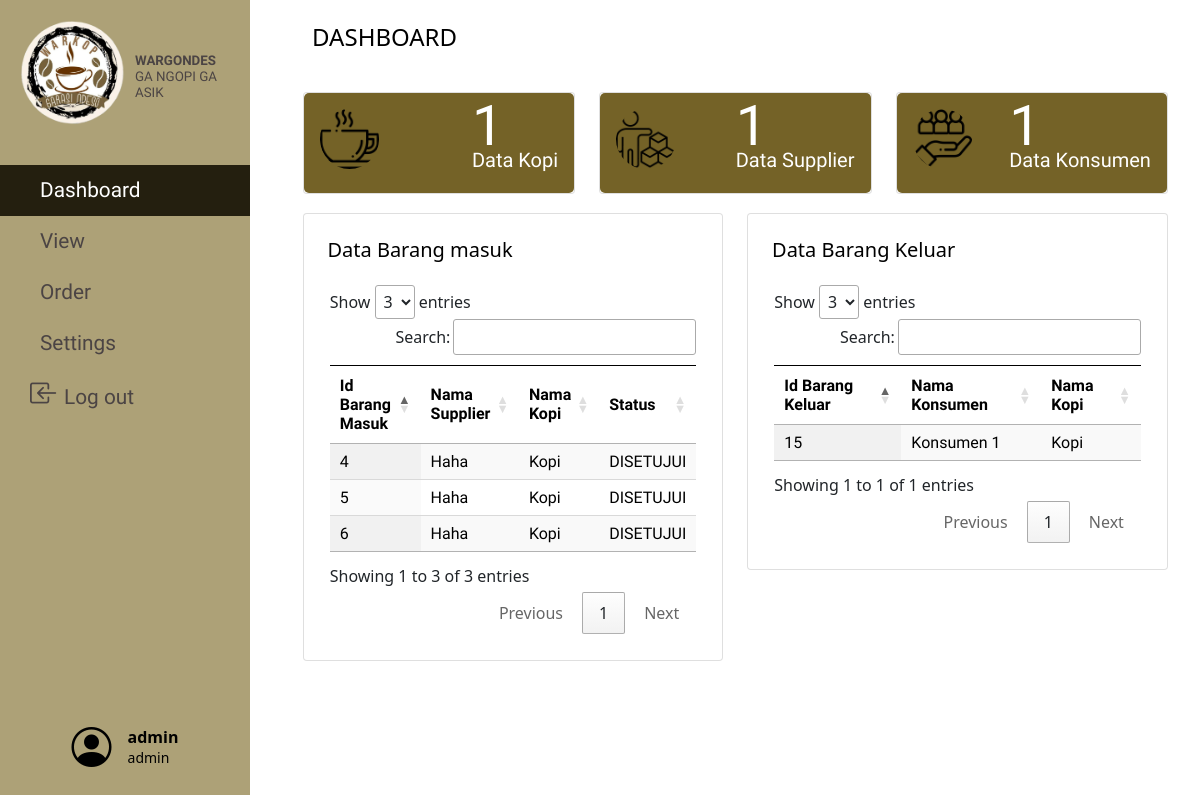
The page /php/dashboard.php (signed in) on the database its author committed.
### tables this page shows
CREATE TABLE
    `barangmasuk` (
        `id_barangmasuk` int(11) NOT NULL,
        `id_kopi` int(11) NOT NULL,
        `id_supplier` int(11),
        `tanggal_barangmasuk` datetime NOT NULL DEFAULT current_timestamp(),
        `qty` int(11) NOT NULL,
        `status` enum(
            'DIPROSES',
            'DISETUJUI',
            'DITOLAK',
            ''
        ) NOT NULL DEFAULT 'DIPROSES'
    );

CREATE TABLE
    `supplier` (
        `id_supplier` int(11) NOT NULL,
        `nama_supplier` varchar(25) NOT NULL,
        `alamat_supplier` varchar(25) NOT NULL,
        `no_hp` int(12) NOT NULL
    );

CREATE TABLE
    `kopi` (
        `id_kopi` int(11) NOT NULL,
        `id_kategori` int(11),
        `namakopi` varchar(25) NOT NULL,
        `deskripsi` varchar(25) NOT NULL,
        `stok` int(11) NOT NULL,
        `harga` bigint(100) NOT NULL
    );

CREATE TABLE
    `barangkeluar` (
        `id_barangkeluar` int(11) NOT NULL,
        `id_kopi` int(11) NOT NULL,
        `id_konsumen` int(11),
        `qty` int(11) NOT NULL,
        `tanggal_barangkeluar` datetime NOT NULL DEFAULT current_timestamp()
    );

CREATE TABLE
    `konsumen` (
        `id_konsumen` int(11) NOT NULL,
        `nama_konsumen` varchar(25) NOT NULL,
        `alamat_konsumen` varchar(25) NOT NULL
    );

### php/dashboard.php (the view, shortened to what this page needs)
<html>
<?php $page = 'dashboard';
include('../include/header.php'); ?>
<?php include('../include/navbar.php'); ?>
<?php include('../database/db.php'); ?>
<link href="../css/dashboard.css" rel="stylesheet" type="text/css" />
<body style="background:url('https://img.freepik.com/free-photo/right-corner-coffee-beans-with-copy-space_23-2148255026.jpg?w=826&t=st=1690722306~exp=1690722906~hmac=857df898b9099e272b7c4738dd9a2e88d4b1ef4aa3c55a6ebd3c8b798e20c916');background-repeat:no-repeat;
background-position: center center;background-size: cover;"">
	<div class="container">
		<div class="row dashboard" style="background: none;">
			<div class="col-sm-12 text-black font-weight-bold">DASHBOARD</div>
		</div>
		<div class="row analytics">
			<div class="col-sm-4">
				<div class="card-group">
					<div class="card">
						<div class="card-body">
							<img src="../img/kopi.png" class="col-sm-3" alt="" id="icon">
							<?php
							$sql = "SELECT * FROM kopi";
							if ($result = mysqli_query($conn, $sql)) {
								$rowcount = mysqli_num_rows($result);
							} ?>
							<p class="card-text"><?php echo "<span id='supplier'> $rowcount </span>"  . "<br>Data Kopi" ?></p>
						</div>
					</div>
				</div>
			</div>
			<div class="col-sm-4">
				<div class="card-group">
					<div class="card">
						<div class="card-body">
							<img src="../img/supplier2.png" class="col-sm-3" alt="" id="icon">
							<?php
							$sqll = "SELECT * FROM supplier";
							if ($Result = mysqli_query($conn, $sqll)) {
								$rowcounter = mysqli_num_rows($Result);
							}
							?>
							<p class="card-text"><?php echo "<span id='supplier'> $rowcounter </span>"  . "<br>Data Supplier" ?></p>
						</div>
					</div>
				</div>
			</div>
			<div class="col-sm-4">
				<div class="card-group">
					<div class="card">
						<div class="card-body">
							<img src="../img/konsumen.png" class="col-sm-3" alt="" id="icon">
							<?php
							$Sqll = "SELECT * FROM konsumen";
							if ($Resultt = mysqli_query($conn, $Sqll)) {
								$Rowcounter = mysqli_num_rows($Resultt);
							}
							?>
							<p class="card-text"><?php echo "<span id='supplier'> $Rowcounter </span>"  . "<br>Data Konsumen" ?></p>
						</div>
					</div>
				</div>
			</div>
		</div>
		<div class="row orders">
			<div class="col-sm-6">
				<div class="card-group">
					<div class="card">
						<div class="card-body">
							<h5 class="card-title orders">Data Barang masuk</h5>
							<table id="recent_clientorder" class="display">
								<thead>
									<tr>
										<th>Id Barang Masuk</th>
										<th>Nama Supplier</th>
										<th>Nama Kopi </th>
										<th>Status </th>
									</tr>
								</thead>
								<tbody>
									<?php
									$sql = "SELECT * FROM barangmasuk JOIN kopi ON barangmasuk.id_kopi=kopi.id_kopi JOIN supplier ON barangmasuk.id_supplier=supplier.id_supplier order by barangmasuk.id_barangmasuk DESC LIMIT 3";
									$result = $conn->query($sql);
									?>
									<?php if ($result->num_rows > 0) : ?>
										<?php while ($row = $result->fetch_assoc()) : ?>
											<tr>
												<td><?php echo $row["id_barangmasuk"]; ?></td>
												<td><?php echo $row["nama_supplier"]; ?></td>
												<td><?php echo $row["namakopi"]; ?></td>
												<td><?php echo $row["status"]; ?></td>
											</tr>
										<?php endwhile; ?>
									<?php endif; ?>
								</tbody>
							</table>
						</div>
					</div>
				</div>
			</div>
			<div class="col-sm-6">
				<div class="card-group">
					<div class="card">
						<div class="card-body">
							<h5 class="card-title orders">Data Barang Keluar</h5>
							<table id="recent_purchaseorder" class="display">
								<thead>
										<tr>
										<th>Id Barang Keluar</th>
										<th>Nama Konsumen</th>
										<th>Nama Kopi </th>
									</tr>
								</thead>
								<tbody>
								<?php
									$sql = "SELECT * FROM barangkeluar JOIN kopi ON barangkeluar.id_kopi=kopi.id_kopi JOIN konsumen ON barangkeluar.id_konsumen=konsumen.id_konsumen order by barangkeluar.id_barangkeluar DESC LIMIT 3";
									$result = $conn->query($sql);
									?>
									<?php if ($result->num_rows > 0) : ?>
										<?php while ($row = $result->fetch_assoc()) : ?>
											<tr>
												<td><?php echo $row["id_barangkeluar"]; ?></td>
												<td><?php echo $row["nama_konsumen"]; ?></td>
												<td><?php echo $row["namakopi"]; ?></td>
											</tr>
										<?php endwhile; ?>
									<?php endif; ?>
								</tbody>
							</table>
						</div>
					</div>
				</div>
			</div>
		</div>
	</div>
</body>
</html>

### include/header.php (shortened to what this page needs)
<head>
	<link href="https://cdn.jsdelivr.net/npm/bootstrap@5.1.3/dist/css/bootstrap.min.css" rel="stylesheet">
	<link rel="stylesheet" type="text/css" href="https://cdn.datatables.net/1.11.5/css/jquery.dataTables.min.css">
	<link href="../css/table.css" rel="stylesheet" type="text/css" />
	<link href="../css/ViewOrder.css" rel="stylesheet" type="text/css" />
	<link href="../css/modal.css" rel="stylesheet" type="text/css" />
	<link rel='stylesheet' href='https://cdn-uicons.flaticon.com/uicons-solid-rounded/css/uicons-solid-rounded.css'>
	<link rel='stylesheet' href='https://cdn-uicons.flaticon.com/uicons-regular-rounded/css/uicons-regular-rounded.css'>
	<link rel='stylesheet' href='https://cdn-uicons.flaticon.com/uicons-regular-straight/css/uicons-regular-straight.css'>
	<link rel='stylesheet' href='https://cdn.datatables.net/1.13.5/css/jquery.dataTables.min.css'>
	<link rel='stylesheet' href='https://cdn.datatables.net/buttons/2.4.1/css/buttons.dataTables.min.css'>
	<link rel="stylesheet" href="https://cdn.jsdelivr.net/npm/bootstrap-icons@1.10.5/font/bootstrap-icons.css">
</head>

### include/navbar.php (shortened to what this page needs)
<link href="../css/navbar.css" rel="stylesheet" type="text/css" />
<div class="wrapper">
	<nav id="sidebar">
		<div class="sidebar-header">
			<img id="logo" src="../img/logo.png">
			<h1 id="title">WARGONDES<br><span id="tagline">GA NGOPI GA ASIK</span></h1>
		</div>
		<ul class="list-unstyled components">
			<li class="<?php if ($page == 'dashboard') {
							echo 'active';
						} ?>">
				<a href="dashboard.php" id="label">
					<i class="fi fi-rr-apps"></i>Dashboard</a>
			</li>
			<?php if ($_SESSION['role'] == 'admin') {?>
			<li class="<?php if ($page == 'viewPage') {
							echo 'active';
						} ?>">
				<a href="viewPage.php" id="label">
					<i class="fi fi-rr-search"></i>View</a>
			</li>
			<li class="<?php if ($page == 'orderPage') {
							echo 'active';
						} ?>">
				<a href="orderPage.php" id="label">
					<i class="fi fi-rr-shopping-cart"></i>Order</a>
			</li>
			<?php } ?>
			<li class="<?php if ($page == 'settingPage') {
							echo 'active';
						} ?>">
				<a href="settingPage.php" id="label">
					<i class="fi fi-rr-settings-sliders"></i>Settings</a>
			</li>
			<li>
				<a id="label" onclick="return confirm('You are about to Log out, click YES to proceed');" href="../actions/logout.php">
					<i class="bi bi-box-arrow-in-left" style="margin-right:6px;font-size: 28px;"></i>Log out</a>
			</li>
		</ul>
		<div class="user">
			<i class="bi bi-person-circle"></i>
			<div>
			<div class="username"><?php echo $_SESSION["user"] ?></div>
			<div class="role"><?php echo $_SESSION["role"] ?></div>
			</div>
		</div>
	</nav>
</div>

### css/table.css (style rules this page uses)
table { background:white; border-color:black; font-family: 'Arya', sans-serif; }
thead { background:#645b40; color:white; }

### css/ViewOrder.css (style rules this page uses)
body { background-color: #ededed; }

### css/modal.css (style rules this page uses)
#Title { margin: 0; padding-top:10px; }

### css/navbar.css (style rules this page uses)
#logo { width: 50%; }
.wrapper { display: flex; align-items: stretch; position: absolute; }
#sidebar { min-width: 250px; max-width: 250px; min-height: 100vh; position: fixed; overflow: hidden; }
p { font-family: 'Arya', sans-serif; font-size: 1.1em; font-weight: 300; line-height: 1.7em; color: #999; }
a, a:hover, a:focus { color: inherit; text-decoration: none; transition: all 0.3s; }
#sidebar { background: #ada177; color: #fff; transition: all 0.3s; }
#sidebar .sidebar-header { padding: 20px; color: #4B4444; display: flex; justify-content: center; flex-wrap: nowrap; align-items: center; font-family: 'Arya', sans-serif; align-content: space-between; flex-direction: row; }
#sidebar ul.components { padding: 20px 0; }
#sidebar ul li a { padding: 10px; font-size: 1.3em; display: block; padding-left: 30px; font-family: 'Arya', sans-serif; }
#label { color:#4B4444; text-decoration: none; font-size:50px; }
#title { font-family:'Arya', sans-serif; font-size: 10pt; margin-left:10px; font-weight: bold; }
#tagline { font-size: 10pt; font-weight: normal; }
.active { background: #241f0f; }
.active > a, .active > li { color: white !important; }

### css/dashboard.css (style rules this page uses)
body { background-color: #ededed; overflow: hidden; }
.container { margin-left: 260px; max-width: 80vw; }
.dashboard { padding-top: 2%; padding-bottom: 2%; background-color:#f1f1f1; margin-left:3%; margin-right:4%; color: black; font-size: 1.5rem; }
.analytics { margin-left: 2%; margin-right: 3%; margin-top: 2%; color: white; }
.analytics .card-body { display: flex; height: 100px; border-radius: 5px; background-color: #746227; flex-wrap: wrap; align-content: space-between; justify-content: space-between; flex-direction: column; }
.orders .card-body { background: white !important; border-radius: 5px; }
.orders { margin-left: 2%; margin-right: 3%; margin-top: 2%; }
h5.card-title.orders { color: rgb(0, 0, 0) !important; }
.card-text { color: white; font-size: 20px; }
img#icon { border-radius: 50%; }
table th { background: white; color: black; border-top: 1px solid black; }
table td { background: white; color: black; }
span#supplier { font-size: 3.5rem; }

### include/navbar.php (style rules this page uses)
.user { color: black; display: flex; width: 100%; justify-content: center; align-items: center; position: absolute; bottom: 32px; }
.user i { font-size: 40px; margin-right: 16px; }
.user .username { font-weight: bold; }
.user .role { font-size: 14px; margin-top: -2px; }

### rows shown on the page
barangmasuk: id_barangmasuk "6", id_supplier.nama_supplier "Haha", id_kopi.namakopi "Kopi", status "DISETUJUI"
barangmasuk: id_barangmasuk "5", id_supplier.nama_supplier "Haha", id_kopi.namakopi "Kopi", status "DISETUJUI"
barangmasuk: id_barangmasuk "4", id_supplier.nama_supplier "Haha", id_kopi.namakopi "Kopi", status "DISETUJUI"
barangkeluar: id_barangkeluar "15", id_konsumen.nama_konsumen "Konsumen 1", id_kopi.namakopi "Kopi"

### other values the page prints
$_SESSION["user"] "admin"
$_SESSION["role"] "admin"
$rowcount "1"
$rowcounter "1"
$Rowcounter "1"
